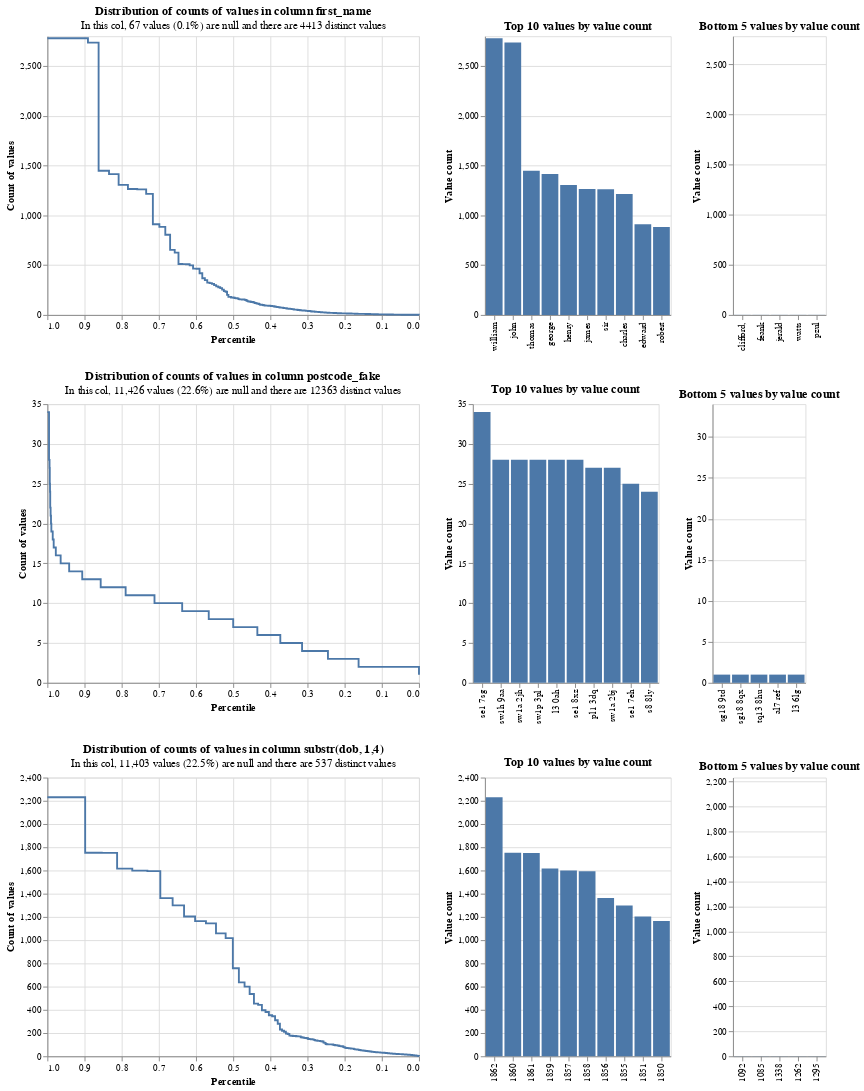

Here is the notebook cell this chart was saved with:
### Code cell
# Simple settings dictionary will be used for exploratory analysis
settings = {
    "link_type": "dedupe_only",
    "blocking_rules_to_generate_predictions": [
        "l.first_name = r.first_name and l.surname = r.surname",
        "l.surname = r.surname and l.dob = r.dob",
        "l.first_name = r.first_name and l.dob = r.dob",
        "l.postcode_fake = r.postcode_fake and l.first_name = r.first_name",
    ],
}
linker = DuckDBLinker(df, settings)

linker.profile_columns(
    ["first_name", "postcode_fake", "substr(dob, 1,4)"], top_n=10, bottom_n=5
)

### Figure 1 — Vega-Lite specification as saved in the notebook (floating-point values rounded to 4 significant figures; data arrays with more than 128 entries replaced by an {"elided": "..."} marker saying what was removed)
{"$schema": "https://vega.github.io/schema/vega-lite/v5.9.3.json", "config": {"view": {"continuousHeight": 300, "continuousWidth": 400}}, "vconcat": [{"hconcat": [{"data": {"values": {"elided": "151 records"}}, "encoding": {"tooltip": [{"field": "value_count", "type": "quantitative"}, {"field": "percentile_ex_nulls", "type": "quantitative"}, {"field": "percentile_inc_nulls", "type": "quantitative"}, {"field": "total_non_null_rows", "type": "quantitative"}, {"field": "total_rows_inc_nulls", "type": "quantitative"}], "x": {"field": "percentile_ex_nulls", "sort": "descending", "title": "Percentile", "type": "quantitative"}, "y": {"field": "value_count", "title": "Count of values", "type": "quantitative"}}, "mark": {"interpolate": "step-after", "type": "line"}, "title": {"subtitle": "In this col, 67 values (0.1%) are null and there are 4413 distinct values", "text": "Distribution of counts of values in column first_name"}}, {"data": {"values": [{"distinct_value_count": 4413, "group_name": "first_name", "total_non_null_rows": 50511, "total_rows_inc_nulls": 50578, "value": "william", "value_count": 2780}, {"distinct_value_count": 4413, "group_name": "first_name", "total_non_null_rows": 50511, "total_rows_inc_nulls": 50578, "value": "john", "value_count": 2736}, {"distinct_value_count": 4413, "group_name": "first_name", "total_non_null_rows": 50511, "total_rows_inc_nulls": 50578, "value": "thomas", "value_count": 1448}, {"distinct_value_count": 4413, "group_name": "first_name", "total_non_null_rows": 50511, "total_rows_inc_nulls": 50578, "value": "george", "value_count": 1415}, {"distinct_value_count": 4413, "group_name": "first_name", "total_non_null_rows": 50511, "total_rows_inc_nulls": 50578, "value": "henry", "value_count": 1306}, {"distinct_value_count": 4413, "group_name": "first_name", "total_non_null_rows": 50511, "total_rows_inc_nulls": 50578, "value": "james", "value_count": 1265}, {"distinct_value_count": 4413, "group_name": "first_name", "total_non_null_rows": 50511, "total_rows_inc_nulls": 50578, "value": "sir", "value_count": 1262}, {"distinct_value_count": 4413, "group_name": "first_name", "total_non_null_rows": 50511, "total_rows_inc_nulls": 50578, "value": "charles", "value_count": 1216}, {"distinct_value_count": 4413, "group_name": "first_name", "total_non_null_rows": 50511, "total_rows_inc_nulls": 50578, "value": "edward", "value_count": 911}, {"distinct_value_count": 4413, "group_name": "first_name", "total_non_null_rows": 50511, "total_rows_inc_nulls": 50578, "value": "robert", "value_count": 884}]}, "encoding": {"tooltip": [{"field": "value", "type": "nominal"}, {"field": "value_count", "type": "quantitative"}, {"field": "total_non_null_rows", "type": "quantitative"}, {"field": "total_rows_inc_nulls", "type": "quantitative"}], "x": {"field": "value", "sort": "-y", "title": null, "type": "nominal"}, "y": {"field": "value_count", "title": "Value count", "type": "quantitative"}}, "mark": "bar", "title": "Top 10 values by value count"}, {"data": {"values": [{"distinct_value_count": 4413, "group_name": "first_name", "total_non_null_rows": 50511, "total_rows_inc_nulls": 50578, "value": "clifford,", "value_count": 1}, {"distinct_value_count": 4413, "group_name": "first_name", "total_non_null_rows": 50511, "total_rows_inc_nulls": 50578, "value": "feank", "value_count": 1}, {"distinct_value_count": 4413, "group_name": "first_name", "total_non_null_rows": 50511, "total_rows_inc_nulls": 50578, "value": "jerald", "value_count": 1}, {"distinct_value_count": 4413, "group_name": "first_name", "total_non_null_rows": 50511, "total_rows_inc_nulls": 50578, "value": "watts", "value_count": 1}, {"distinct_value_count": 4413, "group_name": "first_name", "total_non_null_rows": 50511, "total_rows_inc_nulls": 50578, "value": "pzul", "value_count": 1}]}, "encoding": {"tooltip": [{"field": "value", "type": "nominal"}, {"field": "value_count", "type": "quantitative"}, {"field": "total_non_null_rows", "type": "quantitative"}, {"field": "total_rows_inc_nulls", "type": "quantitative"}], "x": {"field": "value", "sort": "-y", "title": null, "type": "nominal"}, "y": {"field": "value_count", "scale": {"domain": [0, 2780]}, "title": "Value count", "type": "quantitative"}}, "mark": "bar", "title": "Bottom 5 values by value count"}]}, {"hconcat": [{"data": {"values": [{"distinct_value_count": 12363, "group_name": "postcode_fake", "percentile_ex_nulls": 0.9991, "percentile_inc_nulls": 0.9993, "sum_tokens_in_value_count_group": 34, "total_non_null_rows": 39152, "total_rows_inc_nulls": 50578, "value_count": 34}, {"distinct_value_count": 12363, "group_name": "postcode_fake", "percentile_ex_nulls": 0.9956, "percentile_inc_nulls": 0.9966, "sum_tokens_in_value_count_group": 140, "total_non_null_rows": 39152, "total_rows_inc_nulls": 50578, "value_count": 28}, {"distinct_value_count": 12363, "group_name": "postcode_fake", "percentile_ex_nulls": 0.9942, "percentile_inc_nulls": 0.9955, "sum_tokens_in_value_count_group": 54, "total_non_null_rows": 39152, "total_rows_inc_nulls": 50578, "value_count": 27}, {"distinct_value_count": 12363, "group_name": "postcode_fake", "percentile_ex_nulls": 0.9935, "percentile_inc_nulls": 0.995, "sum_tokens_in_value_count_group": 25, "total_non_null_rows": 39152, "total_rows_inc_nulls": 50578, "value_count": 25}, {"distinct_value_count": 12363, "group_name": "postcode_fake", "percentile_ex_nulls": 0.9929, "percentile_inc_nulls": 0.9945, "sum_tokens_in_value_count_group": 24, "total_non_null_rows": 39152, "total_rows_inc_nulls": 50578, "value_count": 24}, {"distinct_value_count": 12363, "group_name": "postcode_fake", "percentile_ex_nulls": 0.9924, "percentile_inc_nulls": 0.9941, "sum_tokens_in_value_count_group": 22, "total_non_null_rows": 39152, "total_rows_inc_nulls": 50578, "value_count": 22}, {"distinct_value_count": 12363, "group_name": "postcode_fake", "percentile_ex_nulls": 0.9913, "percentile_inc_nulls": 0.9933, "sum_tokens_in_value_count_group": 42, "total_non_null_rows": 39152, "total_rows_inc_nulls": 50578, "value_count": 21}, {"distinct_value_count": 12363, "group_name": "postcode_fake", "percentile_ex_nulls": 0.9903, "percentile_inc_nulls": 0.9925, "sum_tokens_in_value_count_group": 40, "total_non_null_rows": 39152, "total_rows_inc_nulls": 50578, "value_count": 20}, {"distinct_value_count": 12363, "group_name": "postcode_fake", "percentile_ex_nulls": 0.9893, "percentile_inc_nulls": 0.9917, "sum_tokens_in_value_count_group": 38, "total_non_null_rows": 39152, "total_rows_inc_nulls": 50578, "value_count": 19}, {"distinct_value_count": 12363, "group_name": "postcode_fake", "percentile_ex_nulls": 0.9856, "percentile_inc_nulls": 0.9889, "sum_tokens_in_value_count_group": 144, "total_non_null_rows": 39152, "total_rows_inc_nulls": 50578, "value_count": 18}, {"distinct_value_count": 12363, "group_name": "postcode_fake", "percentile_ex_nulls": 0.983, "percentile_inc_nulls": 0.9869, "sum_tokens_in_value_count_group": 102, "total_non_null_rows": 39152, "total_rows_inc_nulls": 50578, "value_count": 17}, {"distinct_value_count": 12363, "group_name": "postcode_fake", "percentile_ex_nulls": 0.9773, "percentile_inc_nulls": 0.9824, "sum_tokens_in_value_count_group": 224, "total_non_null_rows": 39152, "total_rows_inc_nulls": 50578, "value_count": 16}, {"distinct_value_count": 12363, "group_name": "postcode_fake", "percentile_ex_nulls": 0.9643, "percentile_inc_nulls": 0.9723, "sum_tokens_in_value_count_group": 510, "total_non_null_rows": 39152, "total_rows_inc_nulls": 50578, "value_count": 15}, {"distinct_value_count": 12363, "group_name": "postcode_fake", "percentile_ex_nulls": 0.9414, "percentile_inc_nulls": 0.9546, "sum_tokens_in_value_count_group": 896, "total_non_null_rows": 39152, "total_rows_inc_nulls": 50578, "value_count": 14}, {"distinct_value_count": 12363, "group_name": "postcode_fake", "percentile_ex_nulls": 0.9062, "percentile_inc_nulls": 0.9274, "sum_tokens_in_value_count_group": 1378, "total_non_null_rows": 39152, "total_rows_inc_nulls": 50578, "value_count": 13}, {"distinct_value_count": 12363, "group_name": "postcode_fake", "percentile_ex_nulls": 0.8565, "percentile_inc_nulls": 0.8889, "sum_tokens_in_value_count_group": 1944, "total_non_null_rows": 39152, "total_rows_inc_nulls": 50578, "value_count": 12}, {"distinct_value_count": 12363, "group_name": "postcode_fake", "percentile_ex_nulls": 0.7894, "percentile_inc_nulls": 0.837, "sum_tokens_in_value_count_group": 2629, "total_non_null_rows": 39152, "total_rows_inc_nulls": 50578, "value_count": 11}, {"distinct_value_count": 12363, "group_name": "postcode_fake", "percentile_ex_nulls": 0.7117, "percentile_inc_nulls": 0.7769, "sum_tokens_in_value_count_group": 3040, "total_non_null_rows": 39152, "total_rows_inc_nulls": 50578, "value_count": 10}, {"distinct_value_count": 12363, "group_name": "postcode_fake", "percentile_ex_nulls": 0.6373, "percentile_inc_nulls": 0.7192, "sum_tokens_in_value_count_group": 2916, "total_non_null_rows": 39152, "total_rows_inc_nulls": 50578, "value_count": 9}, {"distinct_value_count": 12363, "group_name": "postcode_fake", "percentile_ex_nulls": 0.5657, "percentile_inc_nulls": 0.6638, "sum_tokens_in_value_count_group": 2800, "total_non_null_rows": 39152, "total_rows_inc_nulls": 50578, "value_count": 8}, {"distinct_value_count": 12363, "group_name": "postcode_fake", "percentile_ex_nulls": 0.4999, "percentile_inc_nulls": 0.6129, "sum_tokens_in_value_count_group": 2576, "total_non_null_rows": 39152, "total_rows_inc_nulls": 50578, "value_count": 7}, {"distinct_value_count": 12363, "group_name": "postcode_fake", "percentile_ex_nulls": 0.435, "percentile_inc_nulls": 0.5626, "sum_tokens_in_value_count_group": 2544, "total_non_null_rows": 39152, "total_rows_inc_nulls": 50578, "value_count": 6}, {"distinct_value_count": 12363, "group_name": "postcode_fake", "percentile_ex_nulls": 0.3732, "percentile_inc_nulls": 0.5148, "sum_tokens_in_value_count_group": 2420, "total_non_null_rows": 39152, "total_rows_inc_nulls": 50578, "value_count": 5}, {"distinct_value_count": 12363, "group_name": "postcode_fake", "percentile_ex_nulls": 0.3146, "percentile_inc_nulls": 0.4695, "sum_tokens_in_value_count_group": 2292, "total_non_null_rows": 39152, "total_rows_inc_nulls": 50578, "value_count": 4}, {"distinct_value_count": 12363, "group_name": "postcode_fake", "percentile_ex_nulls": 0.245, "percentile_inc_nulls": 0.4155, "sum_tokens_in_value_count_group": 2727, "total_non_null_rows": 39152, "total_rows_inc_nulls": 50578, "value_count": 3}, {"distinct_value_count": 12363, "group_name": "postcode_fake", "percentile_ex_nulls": 0.1625, "percentile_inc_nulls": 0.3517, "sum_tokens_in_value_count_group": 3228, "total_non_null_rows": 39152, "total_rows_inc_nulls": 50578, "value_count": 2}, {"distinct_value_count": 12363, "group_name": "postcode_fake", "percentile_ex_nulls": 0, "percentile_inc_nulls": 0.2259, "sum_tokens_in_value_count_group": 6363, "total_non_null_rows": 39152, "total_rows_inc_nulls": 50578, "value_count": 1}, {"distinct_value_count": 12363, "group_name": "postcode_fake", "percentile_ex_nulls": 1, "percentile_inc_nulls": 1, "sum_tokens_in_value_count_group": 34, "total_non_null_rows": 39152, "total_rows_inc_nulls": 50578, "value_count": 34}]}, "encoding": {"tooltip": [{"field": "value_count", "type": "quantitative"}, {"field": "percentile_ex_nulls", "type": "quantitative"}, {"field": "percentile_inc_nulls", "type": "quantitative"}, {"field": "total_non_null_rows", "type": "quantitative"}, {"field": "total_rows_inc_nulls", "type": "quantitative"}], "x": {"field": "percentile_ex_nulls", "sort": "descending", "title": "Percentile", "type": "quantitative"}, "y": {"field": "value_count", "title": "Count of values", "type": "quantitative"}}, "mark": {"interpolate": "step-after", "type": "line"}, "title": {"subtitle": "In this col, 11,426 values (22.6%) are null and there are 12363 distinct values", "text": "Distribution of counts of values in column postcode_fake"}}, {"data": {"values": [{"distinct_value_count": 12363, "group_name": "postcode_fake", "total_non_null_rows": 39152, "total_rows_inc_nulls": 50578, "value": "se1 7sg", "value_count": 34}, {"distinct_value_count": 12363, "group_name": "postcode_fake", "total_non_null_rows": 39152, "total_rows_inc_nulls": 50578, "value": "sw1h 9aa", "value_count": 28}, {"distinct_value_count": 12363, "group_name": "postcode_fake", "total_non_null_rows": 39152, "total_rows_inc_nulls": 50578, "value": "sw1a 2jh", "value_count": 28}, {"distinct_value_count": 12363, "group_name": "postcode_fake", "total_non_null_rows": 39152, "total_rows_inc_nulls": 50578, "value": "sw1p 3pl", "value_count": 28}, {"distinct_value_count": 12363, "group_name": "postcode_fake", "total_non_null_rows": 39152, "total_rows_inc_nulls": 50578, "value": "l3 0ah", "value_count": 28}, {"distinct_value_count": 12363, "group_name": "postcode_fake", "total_non_null_rows": 39152, "total_rows_inc_nulls": 50578, "value": "se1 8xz", "value_count": 28}, {"distinct_value_count": 12363, "group_name": "postcode_fake", "total_non_null_rows": 39152, "total_rows_inc_nulls": 50578, "value": "pl1 3dq", "value_count": 27}, {"distinct_value_count": 12363, "group_name": "postcode_fake", "total_non_null_rows": 39152, "total_rows_inc_nulls": 50578, "value": "sw1a 2bj", "value_count": 27}, {"distinct_value_count": 12363, "group_name": "postcode_fake", "total_non_null_rows": 39152, "total_rows_inc_nulls": 50578, "value": "se1 7eh", "value_count": 25}, {"distinct_value_count": 12363, "group_name": "postcode_fake", "total_non_null_rows": 39152, "total_rows_inc_nulls": 50578, "value": "s8 8ly", "value_count": 24}]}, "encoding": {"tooltip": [{"field": "value", "type": "nominal"}, {"field": "value_count", "type": "quantitative"}, {"field": "total_non_null_rows", "type": "quantitative"}, {"field": "total_rows_inc_nulls", "type": "quantitative"}], "x": {"field": "value", "sort": "-y", "title": null, "type": "nominal"}, "y": {"field": "value_count", "title": "Value count", "type": "quantitative"}}, "mark": "bar", "title": "Top 10 values by value count"}, {"data": {"values": [{"distinct_value_count": 12363, "group_name": "postcode_fake", "total_non_null_rows": 39152, "total_rows_inc_nulls": 50578, "value": "sg18 9td", "value_count": 1}, {"distinct_value_count": 12363, "group_name": "postcode_fake", "total_non_null_rows": 39152, "total_rows_inc_nulls": 50578, "value": "sg18 8qx", "value_count": 1}, {"distinct_value_count": 12363, "group_name": "postcode_fake", "total_non_null_rows": 39152, "total_rows_inc_nulls": 50578, "value": "tq13 8hu", "value_count": 1}, {"distinct_value_count": 12363, "group_name": "postcode_fake", "total_non_null_rows": 39152, "total_rows_inc_nulls": 50578, "value": "al7 ref", "value_count": 1}, {"distinct_value_count": 12363, "group_name": "postcode_fake", "total_non_null_rows": 39152, "total_rows_inc_nulls": 50578, "value": "l3 6lg", "value_count": 1}]}, "encoding": {"tooltip": [{"field": "value", "type": "nominal"}, {"field": "value_count", "type": "quantitative"}, {"field": "total_non_null_rows", "type": "quantitative"}, {"field": "total_rows_inc_nulls", "type": "quantitative"}], "x": {"field": "value", "sort": "-y", "title": null, "type": "nominal"}, "y": {"field": "value_count", "scale": {"domain": [0, 34]}, "title": "Value count", "type": "quantitative"}}, "mark": "bar", "title": "Bottom 5 values by value count"}]}, {"hconcat": [{"data": {"values": {"elided": "139 records"}}, "encoding": {"tooltip": [{"field": "value_count", "type": "quantitative"}, {"field": "percentile_ex_nulls", "type": "quantitative"}, {"field": "percentile_inc_nulls", "type": "quantitative"}, {"field": "total_non_null_rows", "type": "quantitative"}, {"field": "total_rows_inc_nulls", "type": "quantitative"}], "x": {"field": "percentile_ex_nulls", "sort": "descending", "title": "Percentile", "type": "quantitative"}, "y": {"field": "value_count", "title": "Count of values", "type": "quantitative"}}, "mark": {"interpolate": "step-after", "type": "line"}, "title": {"subtitle": "In this col, 11,403 values (22.5%) are null and there are 537 distinct values", "text": "Distribution of counts of values in column substr(dob, 1,4)"}}, {"data": {"values": [{"distinct_value_count": 537, "group_name": "substr_dob_1_4_", "total_non_null_rows": 39175, "total_rows_inc_nulls": 50578, "value": "1862", "value_count": 2231}, {"distinct_value_count": 537, "group_name": "substr_dob_1_4_", "total_non_null_rows": 39175, "total_rows_inc_nulls": 50578, "value": "1860", "value_count": 1753}, {"distinct_value_count": 537, "group_name": "substr_dob_1_4_", "total_non_null_rows": 39175, "total_rows_inc_nulls": 50578, "value": "1861", "value_count": 1751}, {"distinct_value_count": 537, "group_name": "substr_dob_1_4_", "total_non_null_rows": 39175, "total_rows_inc_nulls": 50578, "value": "1859", "value_count": 1616}, {"distinct_value_count": 537, "group_name": "substr_dob_1_4_", "total_non_null_rows": 39175, "total_rows_inc_nulls": 50578, "value": "1857", "value_count": 1599}, {"distinct_value_count": 537, "group_name": "substr_dob_1_4_", "total_non_null_rows": 39175, "total_rows_inc_nulls": 50578, "value": "1858", "value_count": 1594}, {"distinct_value_count": 537, "group_name": "substr_dob_1_4_", "total_non_null_rows": 39175, "total_rows_inc_nulls": 50578, "value": "1856", "value_count": 1362}, {"distinct_value_count": 537, "group_name": "substr_dob_1_4_", "total_non_null_rows": 39175, "total_rows_inc_nulls": 50578, "value": "1855", "value_count": 1299}, {"distinct_value_count": 537, "group_name": "substr_dob_1_4_", "total_non_null_rows": 39175, "total_rows_inc_nulls": 50578, "value": "1851", "value_count": 1204}, {"distinct_value_count": 537, "group_name": "substr_dob_1_4_", "total_non_null_rows": 39175, "total_rows_inc_nulls": 50578, "value": "1850", "value_count": 1164}]}, "encoding": {"tooltip": [{"field": "value", "type": "nominal"}, {"field": "value_count", "type": "quantitative"}, {"field": "total_non_null_rows", "type": "quantitative"}, {"field": "total_rows_inc_nulls", "type": "quantitative"}], "x": {"field": "value", "sort": "-y", "title": null, "type": "nominal"}, "y": {"field": "value_count", "title": "Value count", "type": "quantitative"}}, "mark": "bar", "title": "Top 10 values by value count"}, {"data": {"values": [{"distinct_value_count": 537, "group_name": "substr_dob_1_4_", "total_non_null_rows": 39175, "total_rows_inc_nulls": 50578, "value": "1092", "value_count": 1}, {"distinct_value_count": 537, "group_name": "substr_dob_1_4_", "total_non_null_rows": 39175, "total_rows_inc_nulls": 50578, "value": "1085", "value_count": 1}, {"distinct_value_count": 537, "group_name": "substr_dob_1_4_", "total_non_null_rows": 39175, "total_rows_inc_nulls": 50578, "value": "1338", "value_count": 1}, {"distinct_value_count": 537, "group_name": "substr_dob_1_4_", "total_non_null_rows": 39175, "total_rows_inc_nulls": 50578, "value": "1262", "value_count": 1}, {"distinct_value_count": 537, "group_name": "substr_dob_1_4_", "total_non_null_rows": 39175, "total_rows_inc_nulls": 50578, "value": "1295", "value_count": 1}]}, "encoding": {"tooltip": [{"field": "value", "type": "nominal"}, {"field": "value_count", "type": "quantitative"}, {"field": "total_non_null_rows", "type": "quantitative"}, {"field": "total_rows_inc_nulls", "type": "quantitative"}], "x": {"field": "value", "sort": "-y", "title": null, "type": "nominal"}, "y": {"field": "value_count", "scale": {"domain": [0, 2231]}, "title": "Value count", "type": "quantitative"}}, "mark": "bar", "title": "Bottom 5 values by value count"}]}]}
